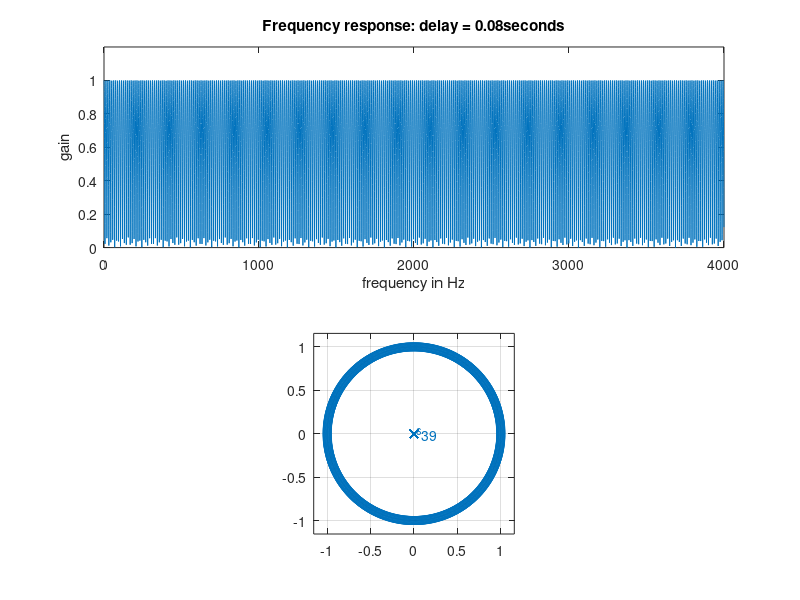
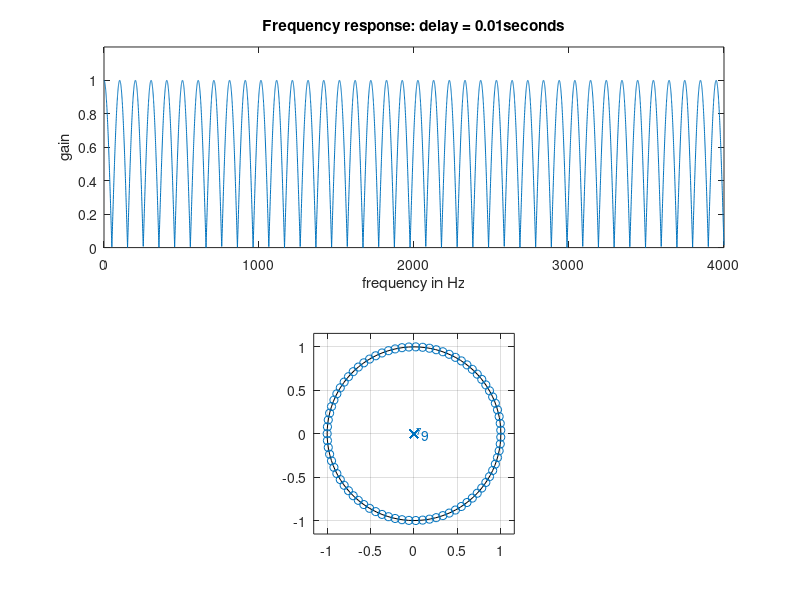
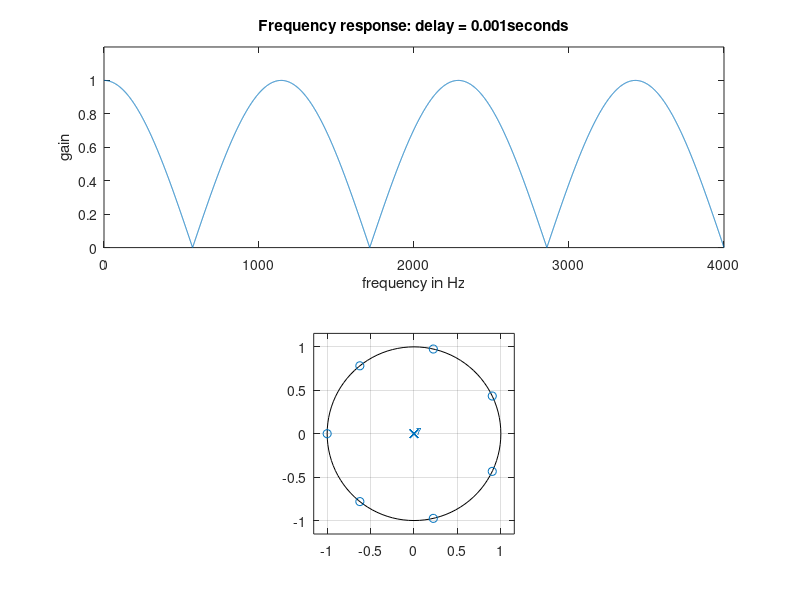

MATLAB code to generate these figures, in order:
% EECE 4510 HW #3
% F. Frigo  Nov-2019
% Marquette University
%
% See: PWMChirp.m
%      Blandford & Parr, Introduction to Digital Signal Processing
%      Example 9.10 p 534
% 
% Edits:
% A. Simon 22-Nov-2021
% Marquette University

%Clear workspace between runs
clear all, close all, clc

% (1) Given waveform setup
fs = 8 * 1000;T = 1/fs; % Sample freq & period
t = (0:3*fs)*T;         % 3 sec period
u = 0.49*(chirp(t,10,3,1000)+1);

% audiowrite() used due to deprecation of wavwrite
sound(u,fs); % play sound
audiowrite('ChirpSound.wav',u,fs);  % *.wav format

pause(3);   % Add delay so initial waveform sound finishes

% (2) Take original chirp data and apply delay filter settings
k = 1;
delay_list = [0.08 0.01 0.001];

for i = 1:length(delay_list)
    dtime = delay_list(i);  %delay time in seconds
    
    delay = fix(fs*dtime);
    disp('Filter delay taps =');
    disp(delay);
    num = zeros(1, delay);
    num(1) = 1;
    num(delay) = k; 
    den = zeros(1, delay);
    den(1) = 1;
    [H f] = freqz(num, den, 8192, fs);
    
    figure(i);clf;
    subplot(2, 1, 1);
    plot(f, abs(H)/max(abs(H)));
    axis([0 fs/2 0 1.2]);
    xlabel('frequency in Hz');
    ylabel('gain');
    title(['Frequency response: delay = '...
    num2str(dtime) 'seconds']);
    subplot(2, 1, 2);
    zplane(num, den);
    y = filter(num, den, u);
    sound(y, fs);  % Play the new sound

    pause(3);   % Add pause to prevent audio play overlap
end